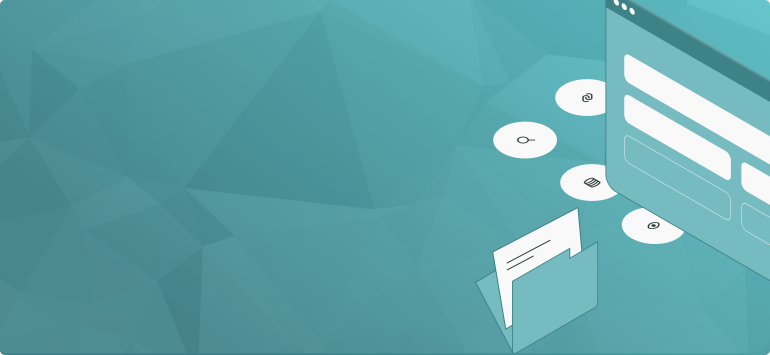
#> input picture images/hero.png, 1540 x 710 px, found by its file name (shown at 1/2 size)
$ python process-images.py
#> lines starting #> are read from the running program, lines starting #| are printed output that depends on the picture
"""Обработка входящих изображений и раскладка по папкам site/public/images.

Запуск: python site/tools/process-images.py

- hero: кроп под пропорции карточки на главной (почти квадрат) + webp;
- программы: 1200x800 webp, имена по слагам направлений;
- педагоги: 800x800 webp;
- OG-обложка: 1200x630 jpg для соцсетей.
"""
from __future__ import annotations

from pathlib import Path

from PIL import Image

root = Path(__file__).resolve().parents[2]
incoming = root / "incoming"
public = root / "site" / "public" / "images"

PROGRAM_MAP = {
    "program-1.png": "elektrobezopasnost",
    "program-2.png": "ohrana-truda",
    "program-3.png": "pozharnaya-bezopasnost",
    "program-4.png": "pervaya-pomoshch",
    "program-5.png": "ekologiya",
    "program-6.png": "promyshlennaya-bezopasnost",
    "program-7.png": "obuchenie-professiyam",
}

STAFF_MAP = {
    "staff-director.png": "director",
    "staff-methodist.png": "methodist",
    "staff-teacher.png": "teacher",
}

# Кроп героя: убираем пустую левую часть, оставляем группу, преподавателя и экран.
HERO_CROP = (340, 0, 1440, 1024)
HERO_SIZE = (1100, 1024)

PROGRAM_SIZE = (1200, 800)
STAFF_SIZE = (800, 800)
OG_SIZE = (1200, 630)


def save_webp(image: Image.Image, path: Path, quality: int = 84) -> None:
    path.parent.mkdir(parents=True, exist_ok=True)
    image.save(path, "WEBP", quality=quality, method=6)
    print(f"{path.relative_to(root)} — {image.width}x{image.height}, {path.stat().st_size // 1024} КБ")


def main() -> None:
    # 1. Hero
    with Image.open(incoming / "hero.png") as hero:
#> hero is the input picture: PIL image 1540x710 RGBA; mean R, G, B, A 95.9, 164.1, 169.4, 254.8
        cropped = hero.convert("RGB").crop(HERO_CROP)
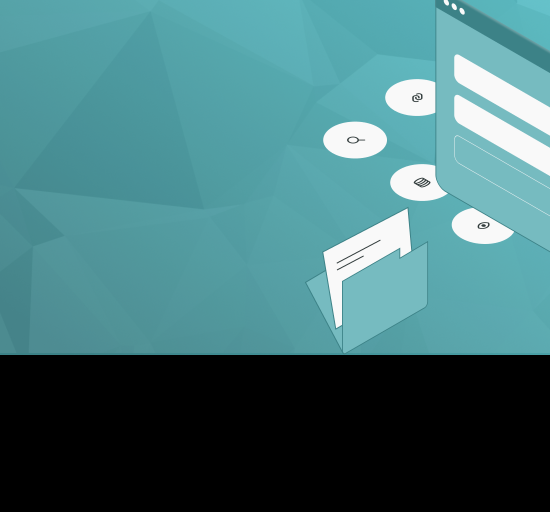
#> cropped: PIL image 1100x1024 RGB (shown at 1/2 size); mean R, G, B 69.2, 116.9, 120.6
        cropped = cropped.resize(HERO_SIZE, Image.LANCZOS)
        save_webp(cropped, public / "hero.webp", quality=86)
#| site/public/images/hero.webp — 1100x1024, 16 КБ

    # 2. Программы
    for filename, slug in PROGRAM_MAP.items():
#> (the run stopped early here; a loop or call above may not have finished)
